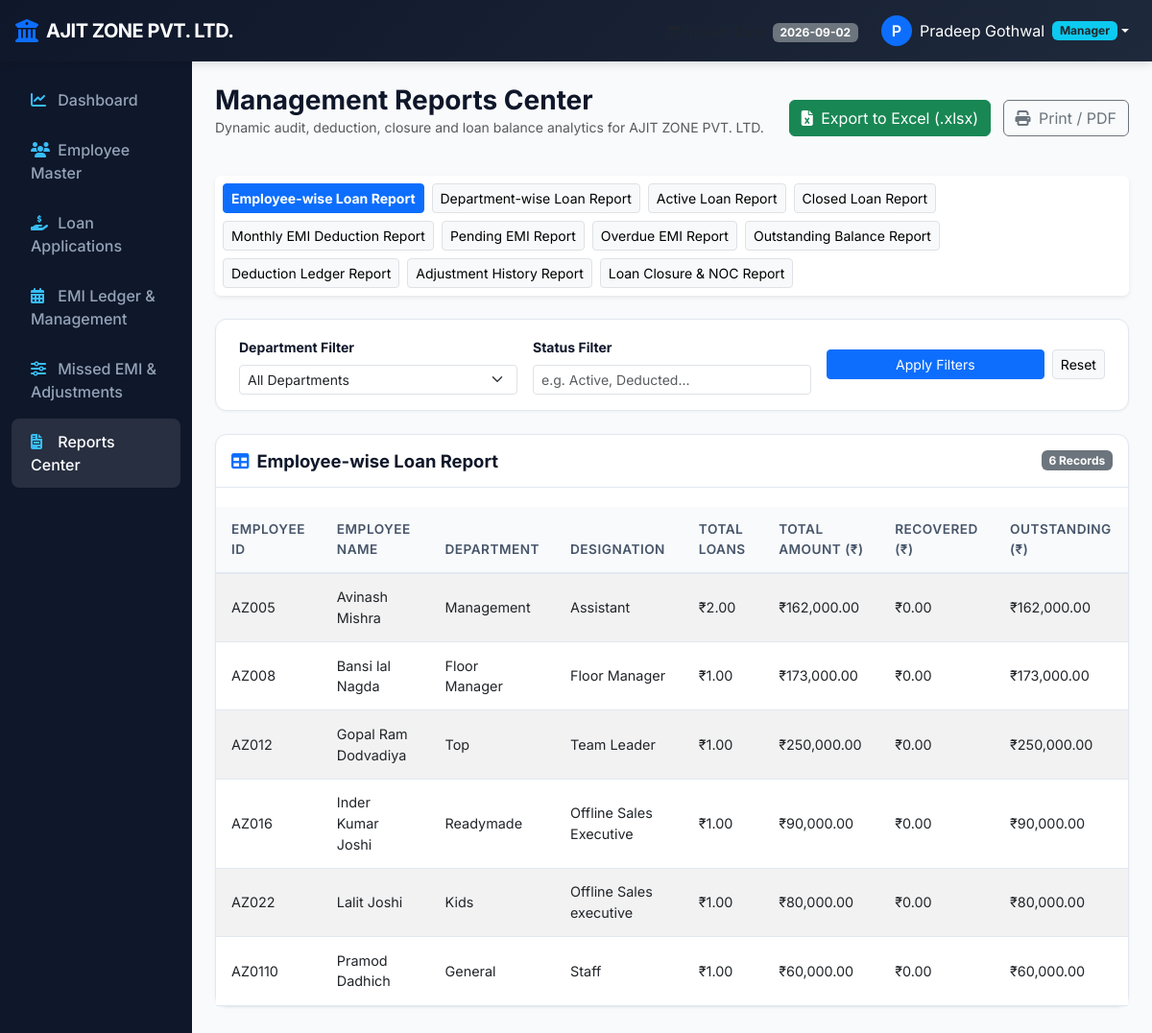
Screenshot of /reports?type=employee_loans (signed in) with the database file from the repository.
### models.py (models this page shows, shortened)
class SystemSetting(db.Model):
    __tablename__ = 'system_settings'
    id = db.Column(db.Integer, primary_key=True)
    key = db.Column(db.String(64), unique=True, nullable=False)
    value = db.Column(db.Text, nullable=True)
    description = db.Column(db.String(256), nullable=True)
    updated_at = db.Column(db.DateTime, default=datetime.utcnow, onupdate=datetime.utcnow)

class User(db.Model):
    __tablename__ = 'users'
    id = db.Column(db.Integer, primary_key=True)
    username = db.Column(db.String(64), unique=True, nullable=False, index=True)
    password_hash = db.Column(db.String(256), nullable=False)
    full_name = db.Column(db.String(128), nullable=False)
    email = db.Column(db.String(128), nullable=True)
    role = db.Column(db.String(32), nullable=False, default='HR')
    employee_id = db.Column(db.Integer, db.ForeignKey('employees.id'), nullable=True)
    permissions = db.Column(db.Text, nullable=True)
    is_primary_superadmin = db.Column(db.Boolean, default=False)
    is_active = db.Column(db.Boolean, default=True)
    created_at = db.Column(db.DateTime, default=datetime.utcnow)
    employee = db.relationship('Employee', foreign_keys=[employee_id], backref='user_account', uselist=False)
    def is_superadmin(self):
        return self.role == 'Super_Admin' or self.is_primary_superadmin
    def get_permissions(self):
        if self.is_superadmin():
            from utils.permissions import MODULES_DEF
            perms = {}
            for m in MODULES_DEF:
                perms[m['id']] = list(m['actions'])
            return perms
        from utils.permissions import parse_user_permissions
        return parse_user_permissions(self.permissions, self.role)
    def has_permission(self, module, action):
        if self.is_superadmin():
            return True
        if not self.is_active:
            return False
        perms = self.get_permissions()
        module_actions = perms.get(module, [])
        if isinstance(module_actions, list):
            if action == 'view':
                return 'view_all' in module_actions or 'view_own' in module_actions
            return action in module_actions
        return False
    def can_view_all(self, module):
        if self.is_superadmin():
            return True
        perms = self.get_permissions()
        actions = perms.get(module, [])
        return 'view_all' in actions

class Employee(db.Model):
    __tablename__ = 'employees'
    id = db.Column(db.Integer, primary_key=True)
    emp_id = db.Column(db.String(32), unique=True, nullable=False, index=True)
    name = db.Column(db.String(128), nullable=False)
    department = db.Column(db.String(64), nullable=False, index=True)
    designation = db.Column(db.String(64), nullable=False)
    current_salary = db.Column(db.Float, nullable=False, default=0.0)
    email = db.Column(db.String(128), nullable=True)
    phone = db.Column(db.String(32), nullable=True)
    pan_number = db.Column(db.String(32), nullable=True)
    aadhar_number = db.Column(db.String(32), nullable=True)
    bank_name = db.Column(db.String(64), nullable=True)
    bank_account_no = db.Column(db.String(64), nullable=True)
    ifsc_code = db.Column(db.String(32), nullable=True)
    status = db.Column(db.String(16), nullable=False, default='Active') # Active, Inactive, Terminated
    hiring_date = db.Column(db.Date, nullable=True)
    joining_date = db.Column(db.Date, nullable=True)
    address = db.Column(db.Text, nullable=True)
    city = db.Column(db.String(64), nullable=True)
    emergency_contact = db.Column(db.String(64), nullable=True)
    emergency_relation = db.Column(db.String(32), nullable=True)
    emergency_phone = db.Column(db.String(32), nullable=True)
    created_at = db.Column(db.DateTime, default=datetime.utcnow)
    updated_at = db.Column(db.DateTime, default=datetime.utcnow, onupdate=datetime.utcnow)
    loans = db.relationship('Loan', backref='employee', lazy=True)

### routes/reports.py (the view, shortened to what this page needs)
@reports_bp.route('/reports')
@login_required
@permission_required('reports', 'view')
def index():
    report_type = request.args.get('type', 'active_loans')
    dept_filter = request.args.get('department', '').strip()
    status_filter = request.args.get('status', '').strip()
    start_date = request.args.get('start_date', '').strip()
    end_date = request.args.get('end_date', '').strip()
    export_fmt = request.args.get('export', '').strip()
    if export_fmt == 'excel':
        if not (g.user.is_superadmin() or g.user.has_permission('reports', 'export')):
            flash('Access Denied: You do not have permission to export reports to Excel.', 'danger')
            return redirect(url_for('reports.index', type=report_type))
    emp_id_filter = None
    if not g.user.can_view_all('reports'):
        emp_id_filter = g.user.employee_id or -1
    columns, rows = generate_report_data(report_type, dept_filter, status_filter, start_date, end_date, emp_id_filter=emp_id_filter)
    departments = db.session.query(Employee.department).distinct().all()
    departments = [d[0] for d in departments if d[0]]
    return render_template(
        'reports/index.html',
        report_types=REPORT_TYPES,
        current_report=report_type,
        columns=columns,
        rows=rows,
        departments=departments,
        selected_dept=dept_filter,
        selected_status=status_filter,
        start_date=start_date,
        end_date=end_date
    )

### templates/reports/index.html (shortened to what this page needs)
{% extends 'base.html' %}
{% block content %}
<div class="d-flex justify-content-between align-items-center mb-4">
    <div>
        <h3 class="fw-bold mb-0">Management Reports Center</h3>
        <p class="text-muted small">Dynamic audit, deduction, closure and loan balance analytics for {{ COMPANY_NAME }}</p>
    </div>
    <div>
        {% if has_perm('reports', 'export') or is_superadmin() %}
        <a href="{{ url_for('reports.index', type=current_report, department=selected_dept, status=selected_status, export='excel') }}" class="btn btn-success me-2">
            <i class="fa-solid fa-file-excel me-1"></i> Export to Excel (.xlsx)
        </a>
        {% endif %}
        <button type="button" onclick="window.print()" class="btn btn-outline-secondary">
            <i class="fa-solid fa-print me-1"></i> Print / PDF
        </button>
    </div>
</div>
<div class="card mb-4 shadow-sm border-0">
    <div class="card-body p-2">
        <div class="d-flex flex-wrap gap-2">
            {% for r_key, r_name in report_types.items() %}
            <a href="{{ url_for('reports.index', type=r_key) }}" class="btn btn-sm {% if current_report == r_key %}btn-primary fw-bold{% else %}btn-light border{% endif %}">
                {{ r_name }}
            </a>
            {% endfor %}
        </div>
    </div>
</div>
<div class="content-card mb-4 py-3">
    <form method="GET" action="{{ url_for('reports.index') }}" class="row g-3 align-items-center">
        <div class="col-md-4">
            <label class="form-label small fw-bold">Department Filter</label>
            <select name="department" class="form-select form-select-sm" onchange="this.form.submit()">
                <option value="">All Departments</option>
            </select>
        </div>
        <div class="col-md-4">
            <label class="form-label small fw-bold">Status Filter</label>
            <input type="text" name="status" class="form-control form-control-sm" placeholder="e.g. Active, Deducted..." value="{{ selected_status }}">
        </div>
        <div class="col-md-4 d-flex align-items-end gap-2">
            <button type="submit" class="btn btn-sm btn-primary w-100">Apply Filters</button>
            <a href="{{ url_for('reports.index', type=current_report) }}" class="btn btn-sm btn-light border">Reset</a>
        </div>
    </form>
</div>
<div class="content-card p-0">
    <div class="card-header-flex px-3 pt-3">
        <h5 class="card-title-main"><i class="fa-solid fa-table me-2 text-primary"></i>{{ report_types.get(current_report) }}</h5>
        <span class="badge bg-secondary">{{ rows | length }} Records</span>
    </div>
    <div class="table-responsive">
        <table class="table table-custom table-striped">
            <thead>
                <tr>
                    {% for col in columns %}
                    <th>{{ col }}</th>
                    {% endfor %}
                </tr>
            </thead>
            <tbody>
                {% for row in rows %}
                <tr>
                    {% for cell in row %}
                    <td>
                        {% if cell is number %}
                            {% if loop.index in [5, 6, 7, 8] and current_report != 'dept_loans' %}
                                {{ cell | inr }}
                            {% else %}
                                {{ cell }}
                            {% endif %}
                        {% else %}
                            {{ cell }}
                        {% endif %}
                    </td>
                    {% endfor %}
                </tr>
                {% else %}
                <tr><td colspan="{{ columns | length }}" class="text-center text-muted py-4">No records matching report criteria.</td></tr>
                {% endfor %}
            </tbody>
        </table>
    </div>
</div>
{% endblock %}

### templates/base.html (shortened to what this page needs)
<!DOCTYPE html>
<html lang="en">
<head>
    <link href="https://cdn.jsdelivr.net/npm/bootstrap@5.3.0/dist/css/bootstrap.min.css" rel="stylesheet">
    <link href="https://cdnjs.cloudflare.com/ajax/libs/font-awesome/6.4.0/css/all.min.css" rel="stylesheet">
    <link href="{{ url_for('static', filename='css/custom.css') }}" rel="stylesheet">
</head>
<body>
    {% if session.get('user_id') %}
    <nav class="navbar navbar-expand-lg bg-brand-header navbar-dark sticky-top">
        <div class="container-fluid px-3">
            <a class="navbar-brand d-flex align-items-center" href="{{ url_for('dashboard.index') }}">
                <i class="fa-solid fa-building-columns text-primary me-2 fs-4"></i>
                <span class="navbar-brand-title">{{ COMPANY_NAME }}</span>
            </a>
            <div class="collapse navbar-collapse" id="navbarMain">
                <ul class="navbar-nav ms-auto align-items-center">
                    <li class="nav-item me-3 text-light">
                        <small class="text-muted"><i class="fa-regular fa-calendar-check me-1"></i>System Date:</small>
                        <span class="badge bg-secondary">2026-09-02</span>
                    </li>
                    <li class="nav-item dropdown">
                        <a class="nav-link dropdown-toggle d-flex align-items-center text-white" href="#" id="userDropdown" role="button" data-bs-toggle="dropdown">
                            <div class="bg-primary text-white rounded-circle d-flex align-items-center justify-content-center me-2" style="width: 32px; height: 32px; font-weight: 600;">
                                {{ session.get('full_name', 'U')[0] }}
                            </div>
                            <span>{{ session.get('full_name') }}</span>
                            <span class="badge bg-info ms-2 text-dark">{{ session.get('user_role') }}</span>
                        </a>
                    </li>
                </ul>
            </div>
        </div>
    </nav>
    <div class="container-fluid">
        <div class="row">
            <nav class="col-md-3 col-lg-2 d-md-block main-sidebar collapse">
                <div class="position-sticky">
                    <ul class="nav flex-column">
                        {% if has_perm('dashboard', 'view_all') or is_superadmin() %}
                        <li class="nav-item">
                            <a class="nav-link {% if request.endpoint == 'dashboard.index' %}active{% endif %}" href="{{ url_for('dashboard.index') }}">
                                <i class="fa-solid fa-chart-line"></i> Dashboard
                            </a>
                        </li>
                        {% endif %}
                        {% if has_perm('employees', 'view_all') or has_perm('employees', 'view_own') or is_superadmin() %}
                        <li class="nav-item">
                            <a class="nav-link {% if 'employee' in request.endpoint %}active{% endif %}" href="{{ url_for('employee.index') }}">
                                <i class="fa-solid fa-users"></i> Employee Master
                            </a>
                        </li>
                        {% endif %}
                        {% if has_perm('loan_applications', 'view_all') or has_perm('loan_applications', 'view_own') or has_perm('loan_applications', 'add') or is_superadmin() %}
                        <li class="nav-item">
                            <a class="nav-link {% if 'loan' in request.endpoint %}active{% endif %}" href="{{ url_for('loan.index') }}">
                                <i class="fa-solid fa-hand-holding-dollar"></i> Loan Applications
                            </a>
                        </li>
                        {% endif %}
                        {% if has_perm('emi', 'view_all') or has_perm('emi', 'view_own') or is_superadmin() %}
                        <li class="nav-item">
                            <a class="nav-link {% if 'emi.management' in request.endpoint %}active{% endif %}" href="{{ url_for('emi.management') }}">
                                <i class="fa-solid fa-calendar-days"></i> EMI Ledger & Management
                            </a>
                        </li>
                        {% endif %}
                        {% if has_perm('adjustments', 'view_all') or has_perm('adjustments', 'view_own') or is_superadmin() %}
                        <li class="nav-item">
                            <a class="nav-link {% if 'emi.adjustments' in request.endpoint %}active{% endif %}" href="{{ url_for('emi.adjustments') }}">
                                <i class="fa-solid fa-sliders"></i> Missed EMI & Adjustments
                            </a>
                        </li>
                        {% endif %}
                        {% if has_perm('reports', 'view_all') or has_perm('reports', 'view_own') or is_superadmin() %}
                        <li class="nav-item">
                            <a class="nav-link {% if 'reports' in request.endpoint %}active{% endif %}" href="{{ url_for('reports.index') }}">
                                <i class="fa-solid fa-file-invoice"></i> Reports Center
                            </a>
                        </li>
                        {% endif %}
                    </ul>
                </div>
            </nav>
            <main class="col-md-9 ms-sm-auto col-lg-10 px-md-4 py-4">
                {% block content %}{% endblock %}
            </main>
        </div>
    </div>
    {% else %}
        {% block login_content %}{% endblock %}
    {% endif %}
</body>
</html>

### rows the page displays
SystemSetting: value "AJIT ZONE PVT. LTD."
User: get "Manager"
Employee: emp "AZ005", name "Avinash Mishra", department "Management", designation "Assistant", cell "₹2.00" "₹162,000.00" "₹0.00" "₹162,000.00"
Employee: emp "AZ008", name "Bansi lal Nagda", department "Floor Manager", designation "Floor Manager", cell "₹1.00" "₹173,000.00" "₹0.00" "₹173,000.00"
Employee: emp "AZ012", name "Gopal Ram Dodvadiya", department "Top", designation "Team Leader", cell "₹1.00" "₹250,000.00" "₹0.00" "₹250,000.00"
Employee: emp "AZ016", name "Inder Kumar Joshi", department "Readymade", designation "Offline Sales Executive", cell "₹1.00" "₹90,000.00" "₹0.00" "₹90,000.00"
Employee: emp "AZ022", name "Lalit Joshi", department "Kids", designation "Offline Sales executive", cell "₹1.00" "₹80,000.00" "₹0.00" "₹80,000.00"
Employee: emp "AZ0110", name "Pramod Dadhich", department "General", designation "Staff", cell "₹1.00" "₹60,000.00" "₹0.00" "₹60,000.00"

### other values shown
{{ session.get('full_name', 'U')[0] }} "P"
{{ session.get('full_name') }} "Pradeep Gothwal"
{{ r_name }} "Employee-wise Loan Report" "Department-wise Loan Report" "Active Loan Report" "Closed Loan Report" "Monthly EMI Deduction Report" "Pending EMI Report" "Overdue EMI Report" "Outstanding Balance Report" "Deduction Ledger Report" "Adjustment History Report" "Loan Closure & NOC Report"
{{ report_types.get(current_report) }} "Employee-wise Loan Report"
{{ rows | length }} "6"
{{ col }} "EMPLOYEE ID" "EMPLOYEE NAME" "DEPARTMENT" "DESIGNATION" "TOTAL LOANS" "TOTAL AMOUNT (₹)" "RECOVERED (₹)" "OUTSTANDING (₹)"
